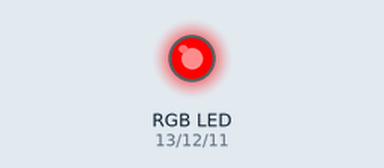
Recording of a sketch running on a simulated Arduino Uno, built with avr-gcc and run on an emulated ATmega328P. Shown: an RGB LED mixed from three pins (HIGH = lit).

Above: at 1.0 s.
At 3.0 s:
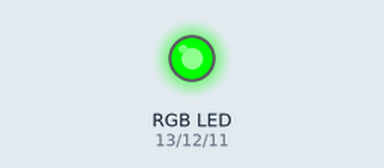
At 5.0 s:
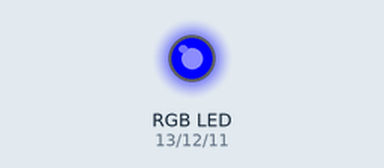
At 7.0 s:
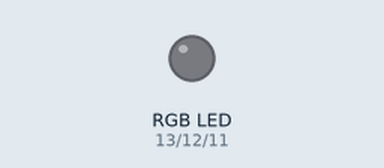
Timing chart, 0 to 10.4 s (numbered marks = the images above):
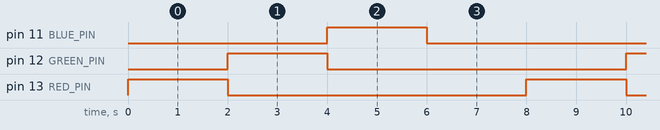

The sketch:

Test_RGBLED.ino
```cpp
// RED LED를 디지털 13번 핀에 연결합니다.
const int RED_PIN = 13;
// GREEN LED를 디지털 12번 핀에 연결합니다.
const int GREEN_PIN = 12;
// BLUE LED를 디지털 11번 핀에 연결합니다.
const int BLUE_PIN = 11;

// 실행시 가장 먼저 호출되는 함수이며, 최초 1회만 실행됩니다.
void setup() {
  // 11번 핀을 출력으로 설정 합니다.
  pinMode(RED_PIN, OUTPUT);
  // 10번 핀을 출력으로 설정 합니다.
  pinMode(GREEN_PIN, OUTPUT);
  // 9번 핀을 출력으로 설정 합니다.
  pinMode(BLUE_PIN, OUTPUT);
}

// setup() 함수가 호출된 이후, loop() 함수가 호출되며,
// 블록 안의 코드를 무한히 반복 실행합니다.
void loop() {
  // RGB LED로 빨간색 불빛을 출력합니다.
  // RED LED를 ON 시킵니다.
  digitalWrite(RED_PIN,HIGH);
  digitalWrite(GREEN_PIN,LOW);
  digitalWrite(BLUE_PIN,LOW);

  // 2초 대기합니다.
  delay(2000);

  // RGB LED로 초록색 불빛을 출력합니다.
  digitalWrite(RED_PIN,LOW);
  // GREEN LED를 ON 시킵니다.
  digitalWrite(GREEN_PIN,HIGH);
  digitalWrite(BLUE_PIN,LOW);

  // 2초 대기합니다.
  delay(2000);

  // RGB LED로 파란색 불빛을 출력합니다.
  digitalWrite(RED_PIN,LOW);
  digitalWrite(GREEN_PIN,LOW);
  //BLUE LED를 ON 시킵니다.
  digitalWrite(BLUE_PIN,HIGH);

  // 2초 대기합니다.
  delay(2000);

  // RGB LED를 소등합니다.
  // 모든 LED를 OFF 시킵니다.
  digitalWrite(RED_PIN,LOW);
  digitalWrite(GREEN_PIN,LOW);
  digitalWrite(BLUE_PIN,LOW);

  // 2초 대기합니다.
  delay(2000);
}
```

Measured:
- by itself, pin 11 (BLUE_PIN), pin 12 (GREEN_PIN), pin 13 (RED_PIN): alternates HIGH for 2.0 s and LOW for 6.0 s
- by itself, everything shown: repeats every 8.0 s, in 4 steps
